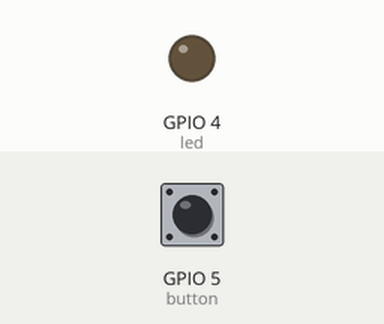
Simulated run of this sketch. Board: ESP8266 (NodeMCU). Shown: output pins drawn as LEDs (lit = HIGH). The test bench sets the inputs (shaded band); at power-on: GPIO 5 (button) LOW. WiFi joins after 1.5 s; servers stay silent unless stated; uploads are accepted with an empty reply; what the sketch prints to the serial monitor is not drawn.

Above: at 2.7 s.
2.8 s: GPIO 5 (button) pulled HIGH for 1 s
At 3.4 s:
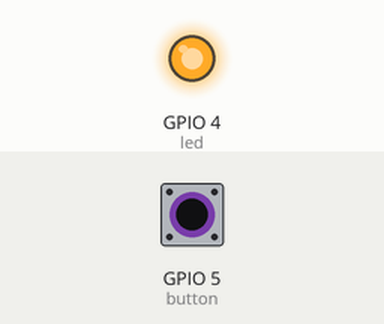
5.8 s: GPIO 5 (button) pulled HIGH for 3.2 s
At 9.9 s:
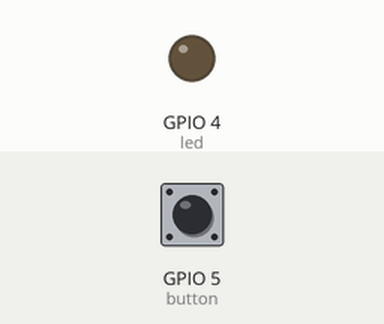
Timing chart, 0 to 11.4 s (numbered marks = the images above; inputs shaded):
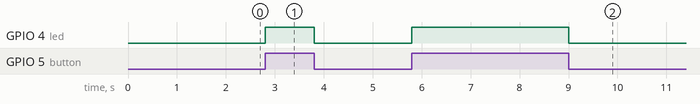

The sketch:

NFC_micropayment_code_esp.ino
```cpp
#include <ESP8266WiFi.h>
#include <ESP8266HTTPClient.h>
#include <WiFiClient.h>
#include <ArduinoJson.h>
//#include <SoftwareSerial.h>
const char* ssid = "Nokia G20";
const char* password = "mypasscode99";

const char* serverName = "http://offline-micropayment.herokuapp.com/api/reader";
String feedback, ID;
#define button 5
#define led 4
bool state;
WiFiClient client;
HTTPClient http;
StaticJsonDocument<200> doc;
//SoftwareSerial mcu(5, 6);

void setup() {
  // Open serial communications and wait for port to open:
  pinMode(button, INPUT);
  pinMode(led, OUTPUT);
  Serial.begin(115200);
  //mcu.begin(115200);
  WiFi.begin(ssid, password);
  Serial.println("Connecting");
  while (WiFi.status() != WL_CONNECTED) {
    delay(500);
    Serial.print(".");
  }
  Serial.println("");
  Serial.print("Connected to WiFi network with IP Address: ");
  Serial.println(WiFi.localIP());
}

void HttpGetRequest() {
  digitalWrite(led, HIGH);
  unsigned int reloadTime = 0;
  http.begin(client, serverName);
  int httpResponseCode = http.POST("");
  String payload = "{}";
  if (httpResponseCode > 0) {
    payload = http.getString();
    reloadTime = 10;
    digitalWrite(led, LOW);
  }
  http.end();
  reloadTime++;
  while (reloadTime == 10);
  deserializeJson(doc, payload);
  unsigned int Amount = doc["amount"];
  Serial.println(Amount);
  digitalWrite(led, LOW);
}

void loop() { // run over and over
  /*if (Serial.available()) {
    String Reader_wallet_balance = Serial.readString();
    Serial.print(Reader_wallet_balance);
    }*/
  if (digitalRead(button)) {
    HttpGetRequest();
  }
}
```

Measured:
- after the input at 2.8 s, GPIO 4 (led): LOW → HIGH at once, → LOW 1.0 s later
- after the input at 5.8 s, GPIO 4 (led): LOW → HIGH at once, → LOW 3.2 s later
